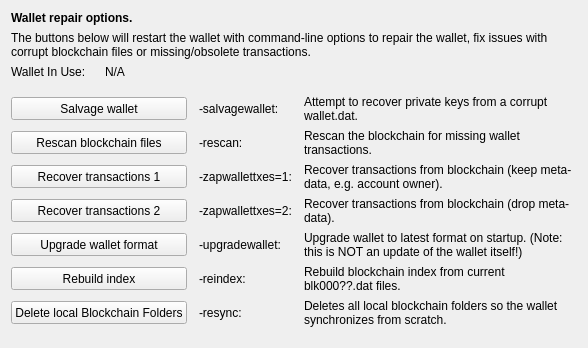
     <widget class="QWidget" name="tab_repair">
      <attribute name="title">
       <string>&amp;Wallet Repair</string>
      </attribute>
      <layout class="QGridLayout" name="gridLayout_4" columnstretch="0,0,0,0">
       <property name="horizontalSpacing">
        <number>12</number>
       </property>
       <item row="10" column="0" colspan="2">
        <widget class="QPushButton" name="btn_resync">
         <property name="minimumSize">
          <size>
           <width>100</width>
           <height>23</height>
          </size>
         </property>
         <property name="text">
          <string>Delete local Blockchain Folders</string>
         </property>
        </widget>
       </item>
       <item row="0" column="0" colspan="4">
        <widget class="QLabel" name="label_repair_header">
         <property name="font">
          <font>
           <weight>75</weight>
           <bold>true</bold>
          </font>
         </property>
         <property name="text">
          <string>Wallet repair options.</string>
         </property>
        </widget>
       </item>
       <item row="1" column="0" colspan="4">
        <widget class="QLabel" name="label_repair_helptext">
         <property name="font">
          <font>
           <weight>50</weight>
           <bold>false</bold>
          </font>
         </property>
         <property name="text">
          <string>The buttons below will restart the wallet with command-line options to repair the wallet, fix issues with corrupt blockchain files or missing/obsolete transactions.</string>
         </property>
         <property name="wordWrap">
          <bool>true</bool>
         </property>
        </widget>
       </item>
       <item row="2" column="0">
        <widget class="QLabel" name="wallet_path_label">
         <property name="text">
          <string>Wallet In Use:</string>
         </property>
        </widget>
       </item>
       <item row="2" column="1" colspan="3">
        <widget class="QLabel" name="wallet_path">
         <property name="cursor">
          <cursorShape>IBeamCursor</cursorShape>
         </property>
         <property name="text">
          <string>N/A</string>
         </property>
         <property name="textFormat">
          <enum>Qt::PlainText</enum>
         </property>
         <property name="textInteractionFlags">
          <set>Qt::LinksAccessibleByMouse|Qt::TextSelectableByKeyboard|Qt::TextSelectableByMouse</set>
         </property>
        </widget>
       </item>
       <item row="3" column="0">
        <spacer name="verticalSpacer_repair1">
         <property name="orientation">
          <enum>Qt::Vertical</enum>
         </property>
         <property name="sizeHint" stdset="0">
          <size>
           <width>10</width>
           <height>10</height>
          </size>
         </property>
        </spacer>
       </item>
       <item row="4" column="0" colspan="2">
        <widget class="QPushButton" name="btn_salvagewallet">
         <property name="minimumSize">
          <size>
           <width>100</width>
           <height>23</height>
          </size>
         </property>
         <property name="text">
          <string>Salvage wallet</string>
         </property>
        </widget>
       </item>
       <item row="4" column="2">
        <widget class="QLabel" name="label_repair_salvage_command">
         <property name="text">
          <string notr="true">-salvagewallet:</string>
         </property>
        </widget>
       </item>
       <item row="4" column="3">
        <widget class="QLabel" name="label_repair_salvage">
         <property name="text">
          <string>Attempt to recover private keys from a corrupt wallet.dat.</string>
         </property>
         <property name="wordWrap">
          <bool>true</bool>
         </property>
        </widget>
       </item>
       <item row="5" column="0" colspan="2">
        <widget class="QPushButton" name="btn_rescan">
         <property name="minimumSize">
          <size>
           <width>100</width>
           <height>23</height>
          </size>
         </property>
         <property name="text">
          <string>Rescan blockchain files</string>
         </property>
        </widget>
       </item>
       <item row="5" column="2">
        <widget class="QLabel" name="label_repair_rescan_command">
         <property name="text">
          <string notr="true">-rescan:</string>
         </property>
        </widget>
       </item>
       <item row="5" column="3">
        <widget class="QLabel" name="label_repair_rescan">
         <property name="text">
          <string>Rescan the blockchain for missing wallet transactions.</string>
         </property>
         <property name="wordWrap">
          <bool>true</bool>
         </property>
        </widget>
       </item>
       <item row="6" column="0" colspan="2">
        <widget class="QPushButton" name="btn_zapwallettxes1">
         <property name="minimumSize">
          <size>
           <width>100</width>
           <height>23</height>
          </size>
         </property>
         <property name="text">
          <string>Recover transactions 1</string>
         </property>
        </widget>
       </item>
       <item row="6" column="2">
        <widget class="QLabel" name="label_repair_zap1_command">
         <property name="text">
          <string notr="true">-zapwallettxes=1:</string>
         </property>
        </widget>
       </item>
       <item row="6" column="3">
        <widget class="QLabel" name="label_repair_zap1">
         <property name="text">
          <string>Recover transactions from blockchain (keep meta-data, e.g. account owner).</string>
         </property>
         <property name="wordWrap">
          <bool>true</bool>
         </property>
        </widget>
       </item>
       <item row="7" column="0" colspan="2">
        <widget class="QPushButton" name="btn_zapwallettxes2">
         <property name="minimumSize">
          <size>
           <width>100</width>
           <height>23</height>
          </size>
         </property>
         <property name="text">
          <string>Recover transactions 2</string>
         </property>
        </widget>
       </item>
       <item row="7" column="2">
        <widget class="QLabel" name="label_repair_zap2_command">
         <property name="text">
          <string notr="true">-zapwallettxes=2:</string>
         </property>
        </widget>
       </item>
       <item row="7" column="3">
        <widget class="QLabel" name="label_repair_zap2">
         <property name="text">
          <string>Recover transactions from blockchain (drop meta-data).</string>
         </property>
         <property name="wordWrap">
          <bool>true</bool>
         </property>
        </widget>
       </item>
       <item row="8" column="0" colspan="2">
        <widget class="QPushButton" name="btn_upgradewallet">
         <property name="minimumSize">
          <size>
           <width>100</width>
           <height>23</height>
          </size>
         </property>
         <property name="text">
          <string>Upgrade wallet format</string>
         </property>
        </widget>
       </item>
       <item row="8" column="2">
        <widget class="QLabel" name="label_repair_upgrade_command">
         <property name="text">
          <string notr="true">-upgradewallet:</string>
         </property>
        </widget>
       </item>
       <item row="8" column="3">
        <widget class="QLabel" name="label_repair_upgrade">
         <property name="text">
          <string>Upgrade wallet to latest format on startup. (Note: this is NOT an update of the wallet itself!)</string>
         </property>
         <property name="wordWrap">
          <bool>true</bool>
         </property>
        </widget>
       </item>
       <item row="9" column="0" colspan="2">
        <widget class="QPushButton" name="btn_reindex">
         <property name="minimumSize">
          <size>
           <width>100</width>
           <height>23</height>
          </size>
         </property>
         <property name="text">
          <string>Rebuild index</string>
         </property>
        </widget>
       </item>
       <item row="9" column="2">
        <widget class="QLabel" name="label_repair_reindex_command">
         <property name="text">
          <string notr="true">-reindex:</string>
         </property>
        </widget>
       </item>
       <item row="9" column="3">
        <widget class="QLabel" name="label_repair_reindex">
         <property name="text">
          <string>Rebuild blockchain index from current blk000??.dat files.</string>
         </property>
         <property name="wordWrap">
          <bool>true</bool>
         </property>
        </widget>
       </item>
       <item row="11" column="0">
        <spacer name="verticalSpacer_repair2">
         <property name="orientation">
          <enum>Qt::Vertical</enum>
         </property>
         <property name="sizeHint" stdset="0">
          <size>
           <width>20</width>
           <height>10</height>
          </size>
         </property>
        </spacer>
       </item>
       <item row="10" column="2">
        <widget class="QLabel" name="label_repair_resync_command">
         <property name="text">
          <string>-resync:</string>
         </property>
        </widget>
       </item>
       <item row="10" column="3">
        <widget class="QLabel" name="label_repair_resync">
         <property name="text">
          <string>Deletes all local blockchain folders so the wallet synchronizes from scratch.</string>
         </property>
         <property name="wordWrap">
          <bool>true</bool>
         </property>
        </widget>
       </item>
      </layout>
     </widget>
